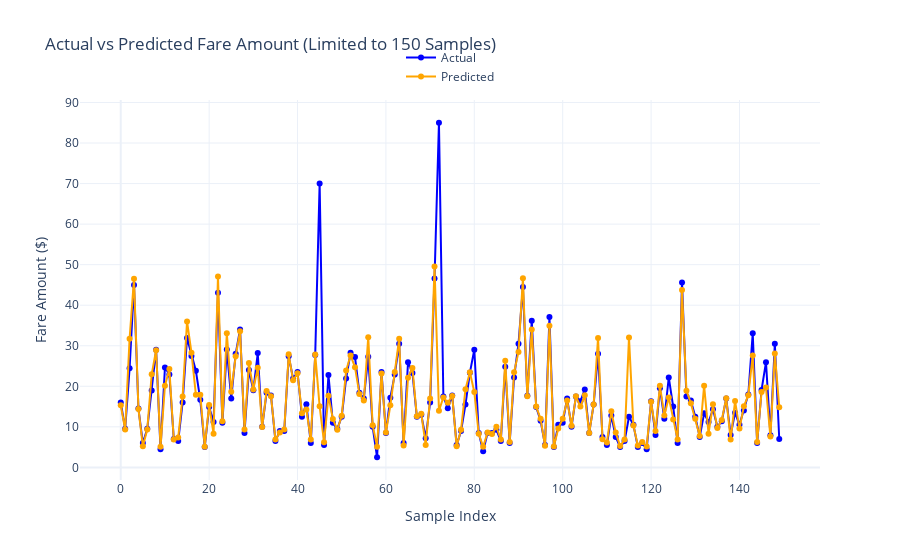

Notebook code for this chart:
### Code cell
import pandas as pd
import numpy as np
from sklearn.metrics import r2_score, mean_absolute_error, mean_squared_error
import plotly.graph_objects as go

# Calculate Model Accuracy Metrics
mae = mean_absolute_error(y_test, y_pred)
rmse = np.sqrt(mean_squared_error(y_test, y_pred))
r2 = r2_score(y_test, y_pred)

print(f"Model Accuracy Metrics:")
print(f"Mean Absolute Error (MAE): {mae:.2f}")
print(f"Root Mean Squared Error (RMSE): {rmse:.2f}")
print(f"R-squared (Accuracy): {r2:.2f}")

# Limit data to 150 samples for visualization
samples_to_plot = 150
y_test_limited = y_test[:samples_to_plot].reset_index(drop=True)
y_pred_limited = y_pred[:samples_to_plot]

# Create Line Chart with Plotly
fig = go.Figure()

# Actual Values
fig.add_trace(go.Scatter(
    x=y_test_limited.index, 
    y=y_test_limited, 
    mode="lines+markers", 
    name="Actual",
    line=dict(color="blue")
))

# Predicted Values
fig.add_trace(go.Scatter(
    x=y_test_limited.index, 
    y=y_pred_limited, 
    mode="lines+markers", 
    name="Predicted",
    line=dict(color="orange")
))

# Customize Layout
fig.update_layout(
    title="Actual vs Predicted Fare Amount (Limited to 150 Samples)",
    xaxis_title="Sample Index",
    yaxis_title="Fare Amount ($)",
    legend=dict(x=0.5, y=1.15, xanchor="center", yanchor="top"),
    template="plotly_white"
)

# Show the plot
fig.show()

### Figure 1 — Plotly figure (JSON) as saved in the notebook; plotly's stock layout.template omitted (floating-point values rounded to 4 significant figures; data arrays with more than 128 entries replaced by an {"elided": "..."} marker saying what was removed)
{"data": [{"line": {"color": "blue"}, "mode": "lines+markers", "name": "Actual", "type": "scatter", "x": {"elided": "150 int values"}, "y": {"elided": "150 float values"}}, {"line": {"color": "orange"}, "mode": "lines+markers", "name": "Predicted", "type": "scatter", "x": {"elided": "150 int values"}, "y": {"elided": "150 float values"}}], "layout": {"legend": {"x": 0.5, "xanchor": "center", "y": 1.15, "yanchor": "top"}, "title": {"text": "Actual vs Predicted Fare Amount (Limited to 150 Samples)"}, "xaxis": {"title": {"text": "Sample Index"}}, "yaxis": {"title": {"text": "Fare Amount ($)"}}}}
